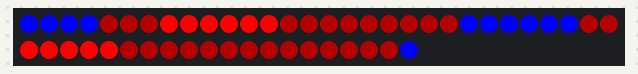
A sketch run on a simulated Arduino Uno, built with avr-gcc and run on an emulated ATmega328P. On the bench: 50 RGB LEDs in strip order, left to right, continuing on the next row. Random numbers use the default seed unless the sketch sets one.

Above: at 0.28 s.
At 3.76 s:
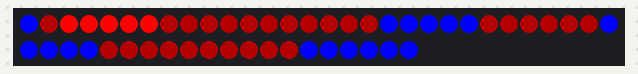
At 7.25 s:
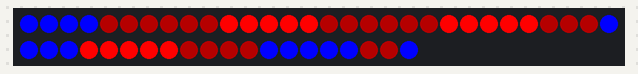
At 14.43 s:
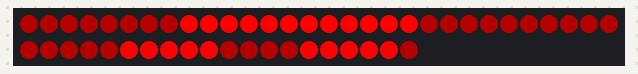
At 27.14 s:
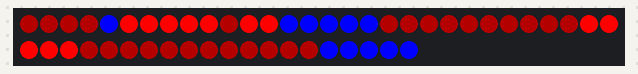
At 39.88 s:
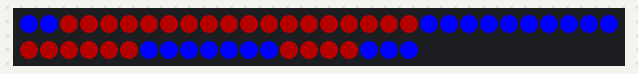

The sketch:

TeslaSchild.ino
```cpp
// This is a demonstration on how to use an input device to trigger changes on your neo pixels.
// You should wire a momentary push button to connect from ground to a digital IO pin.  When you
// press the button it will change to a new pixel animation.  Note that you need to press the
// button once to start the first animation!

#include <Adafruit_NeoPixel.h>

#include "TeslaSchild.h"

// Parameter 1 = number of pixels in strip,  neopixel stick has 8
// Parameter 2 = pin number (most are valid)
// Parameter 3 = pixel type flags, add together as needed:
//   NEO_RGB     Pixels are wired for RGB bitstream
//   NEO_GRB     Pixels are wired for GRB bitstream, correct for neopixel stick
//   NEO_KHZ400  400 KHz bitstream (e.g. FLORA pixels)
//   NEO_KHZ800  800 KHz bitstream (e.g. High Density LED strip), correct for neopixel stick

// 18 LEDs bei 144 Streifen
//  8 LEDs bei 60 Steifen
//

#define LED_COUNT  50


Adafruit_NeoPixel stripD6 = Adafruit_NeoPixel(LED_COUNT, 6, NEO_GRB + NEO_KHZ800);
TeslaSchild d6(stripD6);


int millies = 0;
int deltaMillies = 25;

void setup() {
	millies = 0;
	d6.setup();
}

void loop() {
	millies = millies + deltaMillies;

	if (millies >= 5000)
		millies = 0;

	drawTeslaSchild();
	delay(deltaMillies);

}

void drawTeslaSchild() {
//	d6.drawWheelColorful(millies);
//	d6.drawWheelRed(millies);
//	d6.drawWheelBlue(millies);
	d6.drawRandomSegmentUSA(millies, 4);
}
```

TeslaSchild.cpp
```cpp
/*
 * TeslaSchild.cpp
 *
 *  Created on: 11.02.2016
 *      Author: Oliver
 */

#include "TeslaSchild.h"

TeslaSchild::TeslaSchild(Adafruit_NeoPixel strip) {
	this->strip = strip;
	init();
}

TeslaSchild::~TeslaSchild() {
	// TODO Auto-generated destructor stub
}

void TeslaSchild::init() {
	animating = false;
	animationStep = 0;
	lauflichtStep = 0;
	lauflichtStep = 2;
	laufLichtColor = getColorRed(255);
	max = strip.numPixels();

}

void TeslaSchild::setup() {
	strip.setBrightness(255);
	strip.begin();
	strip.show(); // Initialize all pixels to 'off'
}

void TeslaSchild::drawWheel(int step) {
	animationStep = animationStep + step;
	if (animationStep >= 256)
		animationStep = 0;
	for (int i = 0; i < strip.numPixels(); i++) {
		strip.setPixelColor(i, Wheel(animationStep));
	}
	strip.show();
}

void TeslaSchild::drawWheelColorful(int millies) {
	animationStep = animationStep + 8;
	if (animationStep >= 256)
		animationStep = 0;
	for (int i = 0; i < strip.numPixels(); i++) {
		strip.setPixelColor(i, Wheel(animationStep + i *256 / strip.numPixels()));
	}
	strip.show();
}

void TeslaSchild::drawWheelRed(int millies) {
	if(!(millies % 100 == 0))
			return;
	animationStep = animationStep - 1;
	if (animationStep <0)
		animationStep = strip.numPixels()-1;
	for (int i = 0; i < strip.numPixels(); i++) {
		strip.setPixelColor(i, 0, 48, 80);
	}

	strip.setPixelColor((animationStep +0)% strip.numPixels(), 64, 0, 0);
	strip.setPixelColor((animationStep +1)% strip.numPixels(), 255, 0, 0);
	strip.setPixelColor((animationStep +2)% strip.numPixels(), 255, 0, 0);
	strip.setPixelColor((animationStep +3)% strip.numPixels(), 255, 0, 0);
	strip.setPixelColor((animationStep +4)% strip.numPixels(), 255, 0, 0);
	strip.setPixelColor((animationStep +5)% strip.numPixels(), 255, 0, 0);
	strip.setPixelColor((animationStep +6)% strip.numPixels(), 255, 0, 0);
	strip.setPixelColor((animationStep +7)% strip.numPixels(), 64, 0, 0);


	strip.show();
}

void TeslaSchild::drawWheelBlue(int millies) {
	if(!(millies % 50 == 0))
			return;
	animationStep = animationStep - 1;
	if (animationStep <0)
		animationStep = strip.numPixels()-1;
	for (int i = 0; i < strip.numPixels(); i++) {
		strip.setPixelColor(i, 64, 0, 0);
	}

	strip.setPixelColor((animationStep +0)% strip.numPixels(), 0, 0, 64);
	strip.setPixelColor((animationStep +1)% strip.numPixels(), 0, 0, 255);
	strip.setPixelColor((animationStep +2)% strip.numPixels(), 0, 0, 255);
	strip.setPixelColor((animationStep +3)% strip.numPixels(), 0, 0, 255);
	strip.setPixelColor((animationStep +4)% strip.numPixels(), 0, 0, 255);
	strip.setPixelColor((animationStep +5)% strip.numPixels(), 0, 0, 255);
	strip.setPixelColor((animationStep +6)% strip.numPixels(), 0, 0, 255);
	strip.setPixelColor((animationStep +7)% strip.numPixels(), 0, 0, 64);


	strip.show();
}


void TeslaSchild::drawLauflichtRandomColor(int millies) {
	if (millies % 50 == 0) {
		if (lauflichtStep == strip.numPixels()) {
			lauflichtStep = 0;
			laufLichtColor = getRandomColor(255);
		}
		for (int i = 0; i < strip.numPixels(); i++) {
			if (i == lauflichtStep || i == lauflichtStep - 1) {
				strip.setPixelColor(i, laufLichtColor);
				strip.setPixelColor(i + 1, laufLichtColor);
			} else {
				strip.setPixelColor(i, 0, 0, 0);
			}
		}
		lauflichtStep = lauflichtStep + 1;
		strip.show();
	}
}

uint32_t TeslaSchild::getColorForLetter(int index) {
	int lettercolor = 144;
	switch (index) {
	default:
	case 0: // D
		return Wheel(lettercolor);
	case 1: // O
		return Wheel(0);
	}
}
uint32_t TeslaSchild::getColorForStripIndex(int index) {
	int lettercolor = 156;
	switch (index) {
	default:
	case 0:
		return Wheel(lettercolor);
	case 2: // O
	case 3: // O
	case 4: // O
	case 5: // O
		return Wheel(0);
	}
}

void TeslaSchild::drawBarGraphWheeled(int millies) {
	if (millies % 100 == 0) {
		if (lauflichtStep == strip.numPixels()) {
			lauflichtStep = 0;
			laufLichtColor = laufLichtColor + 16;
			if (laufLichtColor >= 256)
				laufLichtColor = 0;
		}
		for (int i = 0; i < strip.numPixels(); i++) {
			if (i <= lauflichtStep) {
				strip.setPixelColor(i, Wheel(laufLichtColor));
			} else {
				strip.setPixelColor(i, 0, 0, 0);
			}
		}
		lauflichtStep = lauflichtStep + 1;
		strip.show();
	}
}

void TeslaSchild::drawBarGraphWheeledColorfull(int millies) {
	if (millies % 100 == 0) {
		int center = strip.numPixels() / 2 + 1;
		if (lauflichtStep == center) {
			lauflichtStep = 0;
			laufLichtColor = laufLichtColor + 16;
			if (laufLichtColor >= 256)
				laufLichtColor = 0;
		}
		for (int i = 0; i < strip.numPixels(); i++) {
			if (i <= lauflichtStep || i >= strip.numPixels() - lauflichtStep) {
				strip.setPixelColor(i, Wheel(laufLichtColor + i * 4));
			} else {
				strip.setPixelColor(i, 0, 0, 0);
			}
		}
		lauflichtStep = lauflichtStep + 1;
		strip.show();
	}
}

uint32_t TeslaSchild::getRandomColor(int brightness) {
	return Wheel(random(256));
}

uint32_t TeslaSchild::getColorRotGelbGruen(int color) {
	switch (color) {
	default:
	case 0:
		return Wheel(0);
	case 1:
		return Wheel(16);
	case 2:
		return Wheel(64);

	}
}

uint32_t TeslaSchild::getColorRotBlauWeiss(int color) {
	switch (color) {
	default:
	case 0:
		return strip.Color(255, 0, 0);
	case 1:
		return strip.Color(0, 0, 255);
	case 2:
		return strip.Color(192, 192, 192);
	}
}

uint32_t TeslaSchild::getColorRed(int brightness) {
	return strip.Color(brightness, 0, 0);
}

uint32_t TeslaSchild::getColorWhite(int brightness) {
	return strip.Color(brightness, brightness, brightness);
}

// Input a value 0 to 255 to get a color value.
// The colours are a transition r - g - b - back to r.
uint32_t TeslaSchild::Wheel(byte WheelPos) {
	WheelPos = 255 - WheelPos;
	if (WheelPos < 85) {
		return strip.Color(255 - WheelPos * 3, 0, WheelPos * 3);
	}
	if (WheelPos < 170) {
		WheelPos -= 85;
		return strip.Color(0, WheelPos * 3, 255 - WheelPos * 3);
	}
	WheelPos -= 170;
	return strip.Color(WheelPos * 3, 255 - WheelPos * 3, 0);
}

void TeslaSchild::drawRandomSegment(int millies, int modulo) {

	if (millies % modulo == 0) {

		lauflichtStep = random(strip.numPixels());
		lauflichtStep2 = random(strip.numPixels());
		int lauflichtStep3 = random(strip.numPixels());

		animationStep = animationStep + 4;
		if (animationStep >= 256)
			animationStep = 0;

		for (int i = 0; i < strip.numPixels(); i++) {
			if (i == lauflichtStep || i == lauflichtStep2 || i == lauflichtStep3) {
//				strip.setPixelColor(i, Wheel(animationStep + i));
				strip.setPixelColor(i, getRandomColor(255));
			} else {
				strip.setPixelColor(i, 0, 0, 0);
			}
		}
		lauflichtStep = lauflichtStep + 1;
		strip.show();
	}
}

void TeslaSchild::drawRandomSegmentUSA(int millies, int modulo) {

	if (millies % 200 == 0) {

		int lauflichtStep = random(strip.numPixels());
		int lauflichtStep2 = random(strip.numPixels());
		int lauflichtStep3 = random(strip.numPixels());
		int lauflichtStep4 = random(strip.numPixels());
		int lauflichtStep5 = random(strip.numPixels());
		int lauflichtStep6 = random(strip.numPixels());

		animationStep = animationStep + 4;
		if (animationStep >= 256)
			animationStep = 0;

		for (int i = 0; i < strip.numPixels(); i++) {
			strip.setPixelColor(i,64, 0, 0);
		}
		for (int i = 0; i < strip.numPixels(); i++) {
			if (i == lauflichtStep || i == lauflichtStep2 || i == lauflichtStep3 || i == lauflichtStep4 || i == lauflichtStep5 || i == lauflichtStep6) {
				uint32_t color = getColorRotBlauWeiss(random(2));
				strip.setPixelColor(i, color);
				strip.setPixelColor((i+1)% strip.numPixels(), color);
				strip.setPixelColor((i+2)% strip.numPixels(), color);
				strip.setPixelColor((i+3)% strip.numPixels(), color);
				strip.setPixelColor((i+4)% strip.numPixels(), color);
			}
		}
		lauflichtStep = lauflichtStep + 1;
		strip.show();
	}
}

void TeslaSchild::drawDoubleLauflichtWheeled(int millies) {
	if (millies % 50 == 0) {
		animationStep = animationStep + 4;
		if (animationStep >= 256)
			animationStep = 0;

		if (lauflichtStep == strip.numPixels() / 2) {
			lauflichtStep = 0;
			laufLichtColor = Wheel(animationStep);
		}
		for (int i = 0; i < strip.numPixels(); i++) {
			if (i == lauflichtStep || i == strip.numPixels() / 2 + lauflichtStep) {
				strip.setPixelColor(i, laufLichtColor);
			} else {
				strip.setPixelColor(i, 0, 0, 0);
			}
		}
		lauflichtStep = lauflichtStep + 1;
		strip.show();
	}
}
```

TeslaSchild.h
```cpp
/*
 * TeslaSchild.h
 *
 *  Created on: 11.02.2016
 *      Author: Oliver
 */

#ifndef TeslaSchild_H_
#define TeslaSchild_H_
#include <Adafruit_NeoPixel.h>

class TeslaSchild {
public:
	TeslaSchild(Adafruit_NeoPixel strip);
	virtual ~TeslaSchild();

	void init();
	void setup();

	void drawWheel(int step);
	void drawWheelColorful(int millies);
	void drawWheelRed(int millies);
	void drawWheelBlue(int millies);
	void drawLauflichtRandomColor(int millies);
	void drawRandomSegment(int millies, int modulo);
	void drawRandomSegmentUSA(int millies, int modulo);
	void drawDoubleLauflichtWheeled(int millies);

	void drawBarGraphWheeledColorfull(int millies);
	void drawBarGraphWheeled(int millies);
	int max;
	int delta = 1;
	int ms = 0;
	bool animating;
	int animationStep;
	int anzLetters = 11;

	int lauflichtStep = 0;
	int lauflichtStep2 = 0;
	uint32_t laufLichtColor;

	uint32_t getColorForLetter(int index);
	uint32_t getColorForStripIndex(int index);
	uint32_t getRandomColor(int brightness);
	uint32_t getColorRotGelbGruen(int brightness);
	uint32_t getColorRotBlauWeiss(int color);
	uint32_t Wheel(byte WheelPos);
	uint32_t getColorWhite(int brightness);
	uint32_t getColorRed(int brightness);

private:
	Adafruit_NeoPixel strip;

};

#endif
```
